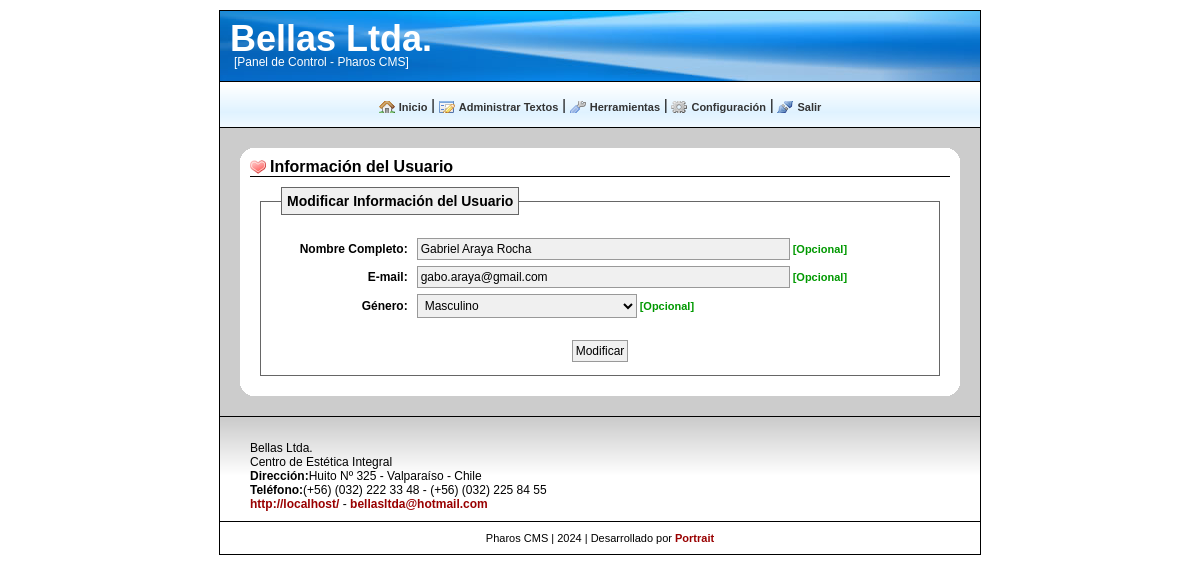
/cp/info_usuario.php?&act=m&id=1 (signed in), run on the app's committed database.
### tables this page shows
CREATE TABLE `web_conf` (
  `conf_id` tinyint(10) NOT NULL,
  `conf_nombre_sitio` tinytext NOT NULL,
  `conf_slogan` tinytext NOT NULL,
  `conf_descripcion` text NOT NULL,
  `conf_mail` tinytext NOT NULL,
  `conf_telefono` tinytext NOT NULL,
  `conf_direccion` tinytext NOT NULL,
  PRIMARY KEY  (`conf_id`)
);

CREATE TABLE `web_usuarios` (
  `usuarios_id` tinyint(10) NOT NULL auto_increment,
  `usuarios_nombre` varchar(25) NOT NULL,
  `usuarios_password` varchar(50) NOT NULL,
  `usuarios_tipo` varchar(50) NOT NULL,
  `usuarios_nombre_completo` text NOT NULL,
  `usuarios_genero` tinytext NOT NULL,
  `usuarios_email` tinytext NOT NULL,
  PRIMARY KEY  (`usuarios_id`)
);

### cp/inc/fx/conf.fx.php (called while the page is built, shortened)
<?php
$phpself = basename($_SERVER['PHP_SELF']);
?>

### cp/info_usuario.php (the view, shortened to what this page needs)
<?php
include('inc/inc.inc.php');
$title = "Información del Usuario";
disp_header_admin($pre,$title);
include('inc/menu_admin.inc.php');
$tabla = $pre."usuarios";
  $generos = array("femenino" => 'Femenino',
                       "masculino" => 'Masculino');
disp_inicio_info($title,'info_usuario');
if (isset($_GET['act'])){
  switch ($_GET['act']){
    case 'm':
    $id = str_input($_GET['id']);
    $datos = mysql_query("SELECT * FROM ".$tabla." WHERE usuarios_id=".$id."") or die(mysql_error());
      $usuarios_nombre_completo = str_output(mysql_result($datos,0,'usuarios_nombre_completo'));
      $usuarios_email = str_output(mysql_result($datos,0,'usuarios_email'));
      $usuarios_genero = str_output(mysql_result($datos,0,'usuarios_genero'));
?>
      <fieldset>
        <legend>Modificar <?php echo $title; ?></legend>
        <form action="<?php echo $phpself; ?>?&amp;act=vm" method="post" >
        <table width="100%"  border="0"  align="center">
          <?php echo draw_input("Nombre Completo: ",'usuarios_nombre_completo','text',$usuarios_nombre_completo,'','table_horiz',50,'opc'); ?>
          <?php echo draw_input("E-mail: ",'usuarios_email','text',$usuarios_email,'','table_horiz',50,'opc'); ?>
          <?php echo draw_select("Género: ",'usuarios_genero',$generos,$usuarios_genero,'table_horiz','','opc'); ?>
        </table>
        <div align="center"><br /><?php echo draw_input('','submit','submit','Modificar'); ?></div>
        </form>
      </fieldset>
<?php
      break;
    }
}
  disp_fin_info();
  disp_footer_admin($pre);
?>

### cp/inc/fx/layout.fx.php (shortened to what this page needs)
<?php
  function disp_header_admin($pre,$title = ''){
?>
<!DOCTYPE html PUBLIC "-//W3C//DTD XHTML 1.0 Transitional//EN"
"http://www.w3.org/TR/xhtml1/DTD/xhtml1-strict.dtd">
<html xmlns="http://www.w3.org/1999/xhtml">
<head>
<?php
    $tabla = $pre."conf";
    $datos = mysql_query("SELECT conf_nombre_sitio FROM ".$tabla."") or die(mysql_error());
      for($j=0; $j<mysql_num_rows($datos); $j++) {
        $conf_nombre_sitio = str_output(mysql_result($datos,$j,"conf_nombre_sitio"));
      }
?>
  <link href="css/reset.css" rel="stylesheet" type="text/css" />
  <link href="css/layout.css" rel="stylesheet" type="text/css" />
  <link href="css/generic.css" rel="stylesheet" type="text/css" />
  <link href="css/niftyCorners.css" rel="stylesheet" type="text/css" />
</head>
<body>
<div id="todo">
  <div id="header_admin">
    <h1><?php echo $conf_nombre_sitio; ?></h1>
    <br><p>[Panel de Control - Pharos CMS]</p>
  </div>
<?php
  }
  function disp_footer_admin($pre){
?>
      <div id="footer">
        <br />
<?php
    $tabla = $pre."conf";
    $datos = mysql_query("SELECT * FROM ".$tabla."") or die(mysql_error());
      for($j=0; $j<mysql_num_rows($datos); $j++) {
        $conf_nombre_sitio = str_output(mysql_result($datos,$j,"conf_nombre_sitio"));
        $conf_descripcion = str_output(mysql_result($datos,$j,"conf_descripcion"));
        $conf_mail = str_output(mysql_result($datos,$j,"conf_mail"));
        $conf_telefono = str_output(mysql_result($datos,$j,"conf_telefono"));
        $conf_direccion = str_output(mysql_result($datos,$j,"conf_direccion"));
      }
    $host = $_SERVER['HTTP_HOST'];
?>
      <p><?php echo $conf_nombre_sitio; ?></p>
      <?php if(!empty($conf_descripcion)){echo "<p>".$conf_descripcion."</p>";} ?>
      <?php if(!empty($conf_direccion)){echo "<p><strong>Dirección:</strong>".$conf_direccion."</p>";} ?>
      <?php if(!empty($conf_telefono)){echo "<p><strong>Teléfono:</strong>".$conf_telefono."</p>";} ?>
      <p><a href="http://<?php echo $host; ?>/">http://<?php echo $host; ?>/</a> -
      <a href="mailto:<?php echo $conf_mail; ?>" target="_blank"><?php echo $conf_mail; ?></a></p>
      </div>
      <div id="credits">
        Pharos CMS | <?php echo date('Y')?> | Desarrollado por <a href="http://www.portrait.cl/">Portrait</a>
      </div>
    </div>
</body>
</html>
<?php
  }
  function disp_inicio_info($title,$estilo_seccion = ''){
?>
  <div id="contenedor">
    <div id="articulo">
    <h1 <?php if(isset($estilo_seccion)){echo "class=\"".$estilo_seccion."\"";}?>><?php echo $title ?></h1>
<?php
  }
  function disp_fin_info(){
?>
    </div>
  </div>
<?php
  }
?>

### cp/inc/fx/general.fx.php (shortened to what this page needs)
<?php
  function draw_input($label,$name,$type,$value = '',$checked = false,$param = false,$size = '',$req = ''){
    settype($input, "string");
    if ($param == "table_horiz") $input .= "<tr>\t<td align=\"right\">";
    if (not_null($label)) $input .= "\n".'<label for="'.str_output($name).'">'.str_output($label).'</label>'."\n";
    if ($param == "table_horiz") $input .= "</td>\t<td>";
    $input .= '<input type="'.str_output($type).'" name="'.str_output($name).'"';
    if (not_null($value)) $input .= ' value="'.str_output($value).'"';
    if (not_null($size)) $input .= "size=\"".$size."\"";
    if ($req == "req"){$input .= ' /><span class="requerido">[Obligatorio]</span><br />'."\n";}
    else if ($req == "opc"){$input .= ' /><span class="opcional">[Opcional]</span><br />'."\n";}
    else {$input .= ' />'."\n";}
    if ($param == "table_horiz") $input .= "</td>\t</tr>";
    return $input;
  }
  function draw_select($label,$name,$data_select,$selected = false,$param = false,$size = '1',$req = false){
     settype($select, "string");
    if ($param == "table_horiz") $select .= "<tr>\t<td align=\"right\" valign=\"top\">";
    if (not_null($label)) $select .= "\n".'<label for="'.str_output($name).'">'.str_output($label).'</label>'."\n";
    if ($param == "table_horiz") $select .= "</td>\t<td>";
    $select .= "\n".'<select name="'.str_output($name).'" ';
    if (not_null($size)) {$select .= 'size="'.$size.'" multiple="multiple"';} else {$select .= 'size="1"';}
    $select .= '>'."\n  ";
    $select .= '<option value=\'\'>Seleccionar</option>'."\n";
    if(is_array($data_select)){
      reset($data_select);
      foreach ($data_select as $key => $value) {
        if ($key == $selected) {$select .= "<option value=\"$key\" selected=\"selected\">$value</option>\n";}
        else {$select .= "<option value=\"$key\">$value</option>\n";}
      }
    }
    else {echo "$data_select NO ES ARRAY";}
    if ($req == "opc"){$select .= '</select><span class="opcional">[Opcional]</span>'."\n";}
    else {$select .= '</select>'."\n";}
    if ($param == "table_horiz") $select .= "</td>\t</tr>";
    return $select;
  }
  function str_input($text){
    $text = addslashes(htmlentities(trim($text), ENT_QUOTES));
    return $text;
  }
  function str_output($text){
    $text = stripslashes(html_entity_decode(trim($text), ENT_QUOTES));
    return $text;
  }
  function not_null($value) {
    if (is_array($value)) {
      if (sizeof($value) > 0) {
        return true;
      } else {
        return false;
      }
    } else {
      if (($value != '') && (strtolower($value) != 'null') && (strlen(trim($value)) > 0)) {
        return true;
      } else {
        return false;
      }
    }
  }
?>

### cp/css/layout.css (style rules this page uses)
body { font:14px "Trebuchet MS", Arial, sans-serif; background:#FFFFFF; color: #000000; margin:0px; }
#todo { width: 760px; margin:10px auto; background-color: #FFFFFF; border: 1px solid #000000; }
#header,#header_admin { width:100%; height: 70px; margin: 0px; padding: 0px; border-bottom: 1px solid #000000; }
#header_admin { background:#0099FF url('../img/header_admin.jpg') no-repeat; font-size: 12px; color: #FFFFFF; }
#header_admin h1 { font-size: 36px; line-height: 15px; font-weight: bold; color: #FFFFFF; text-decoration: none; padding-left: 10px; padding-top: 20px; }
#header_admin p { font-size: 12px; line-height: 5px; color: #FFF; text-decoration: none; padding-left: 14px; }
#contenedor { width:740px; margin: auto; padding: 10px; clear: both; background-color: #CCCCCC; }
#articulo { width:700px; padding: 10px; margin: 10px auto; background-color: #FFFFFF; }
a { text-decoration:none; color: #990000; font-weight: bold; }
#articulo h1 { font-size: 16px; font-style: normal; line-height: normal; font-weight: bold; border-bottom: 1px solid #000000; }
#footer { width: 100%; font-size: 12px; border-top: 1px solid #000000; background: url('../img/fondo_footer.png'); color: #000; padding: 10px 0px; text-indent: 30px; }
#footer a { text-decoration: none; font-weight: bold; color: #990000; }
#credits { text-align: center; width: 100%; padding: 10px 0px; font-size: 11px; border-top: 1px solid #000000; color: #000; }

### cp/css/generic.css (style rules this page uses)
fieldset { border: 1px solid #666666; padding: 10px; margin: 10px; background-color: #FFFFFF; }
legend { font: bold 14px Arial, Helvetica, sans-serif; border: 1px solid #666666; background-color: #F0F0F0; padding: 5px; margin: 10px; }
label { font: bold 12px Arial, Helvetica, sans-serif; margin: 3px; padding: 3px; }
input, select { font-family: Arial, Helvetica, sans-serif; font-size: 12px; color: #000000; background-color: #F0F0F0; border: 1px solid #999999; margin: 3px; padding: 3px; }
select { width: 220px; }
.opcional { font-size: 11px; font-weight: bold; color: #009900; }
.inicio, .administracion, .herramientas, .configuracion, .cuenta, .ayuda, .salir, .login, .secciones, .noticias, .articulos, .productos, .servicios, .galeria, .imagenes, .vp, .vnp, .vd, .vnd, .archivos, .rss, .backup, .backup_save, .backup_search, .download, .usuarios, .categorias, .opciones, .estadisticas, .info_usuario, .password, .creditos, .acercade, .licencia, .login_log, .page_first, .page_previous, .page_next, .page_last { background: no-repeat left center; margin: 0px auto; padding:0px 0px 0px 20px; }
.info_usuario { background-image: url('icons/secc_info_usuario.png'); }

### data on the page
web_conf: conf_nombre_sitio "Bellas Ltda.", conf_descripcion "Centro de Estética Integral", conf_direccion "Huito Nº 325 - Valparaíso - Chile", conf_telefono "(+56) (032) 222 33 48 - (+56) (032) 225 84 55", conf_mail "bellasltda@hotmail.com"
web_usuarios: usuarios_genero "Masculino"

### other printed values
$title "Información del Usuario"
str_output($label) "Nombre Completo: E-mail:"
str_output($label) "Género:"
$host "localhost"
